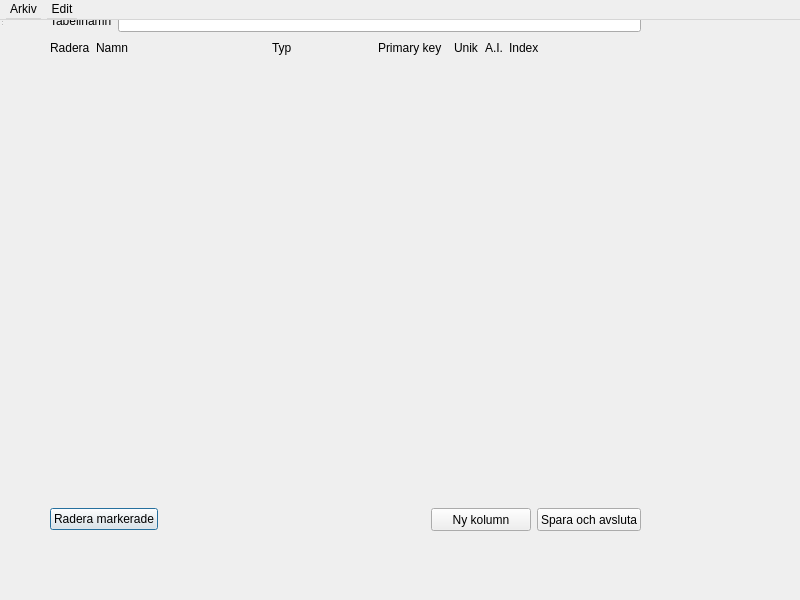
<?xml version="1.0" encoding="UTF-8"?>
<ui version="4.0">
 <class>TableWindow</class>
 <widget class="QDialog" name="TableWindow">
  <property name="geometry">
   <rect>
    <x>0</x>
    <y>0</y>
    <width>800</width>
    <height>600</height>
   </rect>
  </property>
  <property name="windowTitle">
   <string>MainWindow</string>
  </property>
  <widget class="QWidget" name="centralwidget" native="true">
   <property name="geometry">
    <rect>
     <x>0</x>
     <y>0</y>
     <width>641</width>
     <height>541</height>
    </rect>
   </property>
   <widget class="QWidget" name="verticalLayoutWidget">
    <property name="geometry">
     <rect>
      <x>50</x>
      <y>10</y>
      <width>591</width>
      <height>521</height>
     </rect>
    </property>
    <layout class="QVBoxLayout" name="verticalLayout">
     <property name="sizeConstraint">
      <enum>QLayout::SetNoConstraint</enum>
     </property>
     <item>
      <layout class="QHBoxLayout" name="horizontalLayout">
       <item>
        <widget class="QLabel" name="label_6">
         <property name="text">
          <string>Tabellnamn</string>
         </property>
        </widget>
       </item>
       <item>
        <widget class="QLineEdit" name="lineEdit"/>
       </item>
      </layout>
     </item>
     <item>
      <layout class="QHBoxLayout" name="horizontalLayout_3">
       <item>
        <widget class="QLabel" name="label_5">
         <property name="text">
          <string>Radera</string>
         </property>
        </widget>
       </item>
       <item>
        <widget class="QLabel" name="label">
         <property name="sizePolicy">
          <sizepolicy hsizetype="Fixed" vsizetype="Fixed">
           <horstretch>0</horstretch>
           <verstretch>0</verstretch>
          </sizepolicy>
         </property>
         <property name="minimumSize">
          <size>
           <width>170</width>
           <height>0</height>
          </size>
         </property>
         <property name="maximumSize">
          <size>
           <width>200</width>
           <height>16777215</height>
          </size>
         </property>
         <property name="text">
          <string>Namn</string>
         </property>
        </widget>
       </item>
       <item>
        <widget class="QLabel" name="label_2">
         <property name="sizePolicy">
          <sizepolicy hsizetype="Fixed" vsizetype="Preferred">
           <horstretch>0</horstretch>
           <verstretch>0</verstretch>
          </sizepolicy>
         </property>
         <property name="minimumSize">
          <size>
           <width>100</width>
           <height>0</height>
          </size>
         </property>
         <property name="maximumSize">
          <size>
           <width>100</width>
           <height>16777215</height>
          </size>
         </property>
         <property name="text">
          <string>Typ</string>
         </property>
        </widget>
       </item>
       <item>
        <widget class="QLabel" name="label_3">
         <property name="sizePolicy">
          <sizepolicy hsizetype="Minimum" vsizetype="Preferred">
           <horstretch>0</horstretch>
           <verstretch>0</verstretch>
          </sizepolicy>
         </property>
         <property name="minimumSize">
          <size>
           <width>70</width>
           <height>0</height>
          </size>
         </property>
         <property name="text">
          <string>Primary key</string>
         </property>
        </widget>
       </item>
       <item>
        <widget class="QLabel" name="label_4">
         <property name="sizePolicy">
          <sizepolicy hsizetype="Minimum" vsizetype="Preferred">
           <horstretch>0</horstretch>
           <verstretch>0</verstretch>
          </sizepolicy>
         </property>
         <property name="text">
          <string>Unik</string>
         </property>
        </widget>
       </item>
       <item>
        <widget class="QLabel" name="label_7">
         <property name="text">
          <string>A.I.</string>
         </property>
        </widget>
       </item>
       <item>
        <widget class="QLabel" name="label_8">
         <property name="text">
          <string>Index</string>
         </property>
        </widget>
       </item>
       <item>
        <spacer name="horizontalSpacer_3">
         <property name="orientation">
          <enum>Qt::Horizontal</enum>
         </property>
         <property name="sizeHint" stdset="0">
          <size>
           <width>40</width>
           <height>20</height>
          </size>
         </property>
        </spacer>
       </item>
      </layout>
     </item>
     <item>
      <layout class="QVBoxLayout" name="verticalLayout_2"/>
     </item>
     <item>
      <spacer name="verticalSpacer">
       <property name="orientation">
        <enum>Qt::Vertical</enum>
       </property>
       <property name="sizeType">
        <enum>QSizePolicy::Expanding</enum>
       </property>
       <property name="sizeHint" stdset="0">
        <size>
         <width>0</width>
         <height>0</height>
        </size>
       </property>
      </spacer>
     </item>
     <item>
      <layout class="QHBoxLayout" name="horizontalLayout_2">
       <property name="sizeConstraint">
        <enum>QLayout::SetNoConstraint</enum>
       </property>
       <item>
        <widget class="QPushButton" name="pushButton_3">
         <property name="text">
          <string>Radera markerade</string>
         </property>
        </widget>
       </item>
       <item>
        <spacer name="horizontalSpacer">
         <property name="orientation">
          <enum>Qt::Horizontal</enum>
         </property>
         <property name="sizeHint" stdset="0">
          <size>
           <width>40</width>
           <height>20</height>
          </size>
         </property>
        </spacer>
       </item>
       <item alignment="Qt::AlignRight">
        <widget class="QPushButton" name="pushButton_2">
         <property name="sizePolicy">
          <sizepolicy hsizetype="Fixed" vsizetype="Fixed">
           <horstretch>0</horstretch>
           <verstretch>0</verstretch>
          </sizepolicy>
         </property>
         <property name="minimumSize">
          <size>
           <width>100</width>
           <height>23</height>
          </size>
         </property>
         <property name="maximumSize">
          <size>
           <width>167</width>
           <height>16777215</height>
          </size>
         </property>
         <property name="text">
          <string>Ny kolumn</string>
         </property>
        </widget>
       </item>
       <item alignment="Qt::AlignRight">
        <widget class="QPushButton" name="pushButton">
         <property name="sizePolicy">
          <sizepolicy hsizetype="Fixed" vsizetype="Fixed">
           <horstretch>0</horstretch>
           <verstretch>0</verstretch>
          </sizepolicy>
         </property>
         <property name="minimumSize">
          <size>
           <width>100</width>
           <height>23</height>
          </size>
         </property>
         <property name="maximumSize">
          <size>
           <width>167</width>
           <height>16777215</height>
          </size>
         </property>
         <property name="text">
          <string>Spara och avsluta</string>
         </property>
        </widget>
       </item>
      </layout>
     </item>
    </layout>
   </widget>
  </widget>
  <widget class="QStatusBar" name="statusbar">
   <property name="geometry">
    <rect>
     <x>0</x>
     <y>0</y>
     <width>3</width>
     <height>27</height>
    </rect>
   </property>
  </widget>
  <widget class="QMenuBar" name="menubar">
   <property name="geometry">
    <rect>
     <x>0</x>
     <y>0</y>
     <width>800</width>
     <height>20</height>
    </rect>
   </property>
   <widget class="QMenu" name="menuWindow_name">
    <property name="title">
     <string>Arkiv</string>
    </property>
   </widget>
   <widget class="QMenu" name="menuEdit">
    <property name="title">
     <string>Edit</string>
    </property>
   </widget>
   <addaction name="menuWindow_name"/>
   <addaction name="menuEdit"/>
  </widget>
  <action name="actionInsertColumn">
   <property name="text">
    <string>InsertColumn</string>
   </property>
  </action>
  <action name="actionExit">
   <property name="text">
    <string>Exit</string>
   </property>
  </action>
 </widget>
 <resources/>
 <connections/>
</ui>
